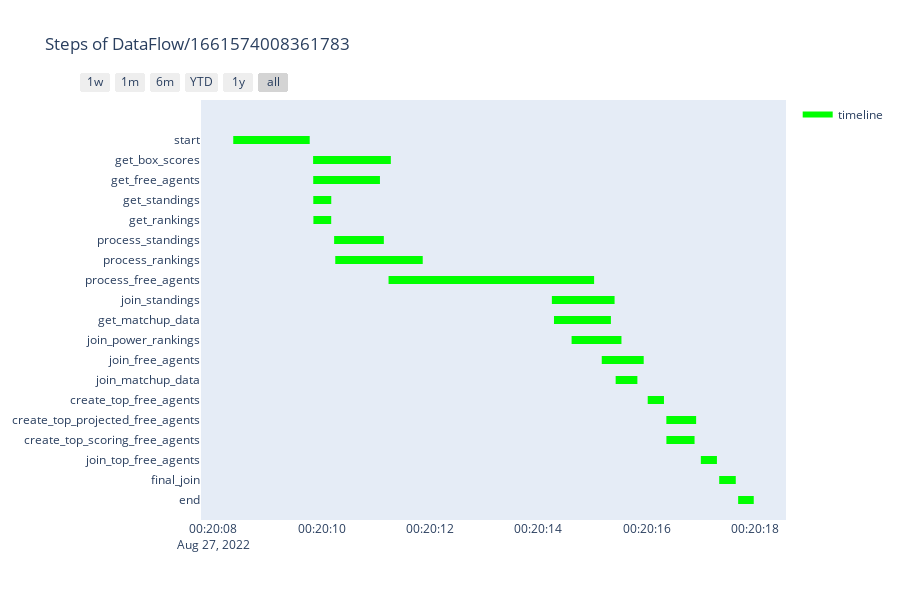

Notebook code for this chart:
### Code cell
step_data = [dict(Task=step.id,
                  Start=step.created_at,
                  Finish=step.finished_at,
                  Status='timeline') for step in run]

fig = ff.create_gantt(step_data,
                      title="Steps of %s/%s" % (run.parent.id, run.id),
                      colors=COLORS,
                      index_col='Status',
                      show_colorbar=True)
fig.show()
